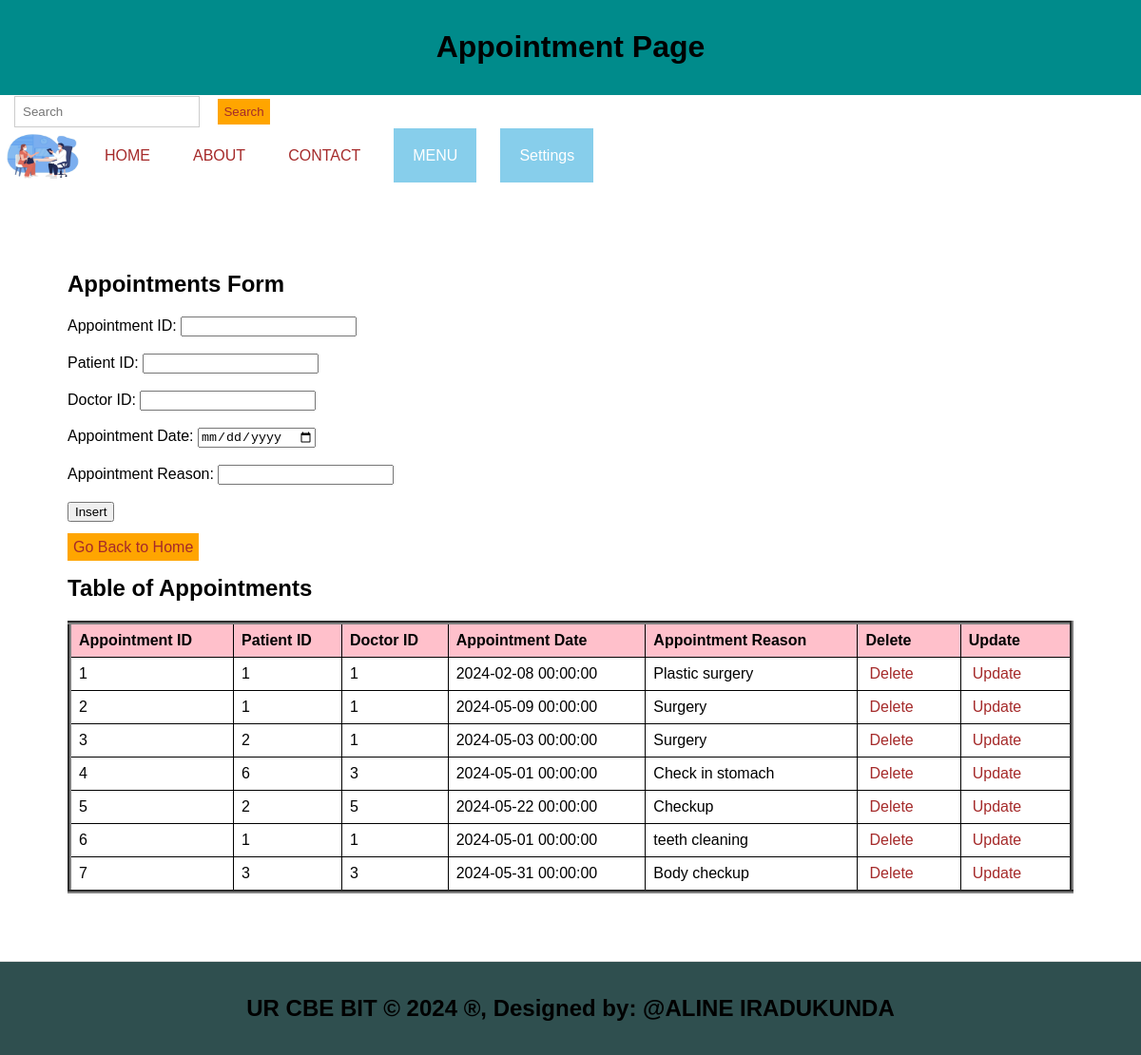
The app's page /Appointment.php with its own data.
### tables this page shows
CREATE TABLE `appointments` (
  `appointment_id` int(11) NOT NULL,
  `patient_id` int(11) DEFAULT NULL,
  `doctor_id` int(11) DEFAULT NULL,
  `appointment_date` datetime DEFAULT NULL,
  `appointment_reason` varchar(255) DEFAULT NULL
);

### Appointment.php (the view, shortened to what this page needs)
<!DOCTYPE html>
<html lang="en">
<head>
  <link rel="stylesheet" type="text/css" href="style.css" title="style 1" media="screen, tv, projection, handheld, print"/>
</head>
<body>
<header><center>
    <h1>Appointment Page</h1></center>
  </header>
  <form class="d-flex" role="search" action="search.php">
      <input class="form-control me-2" type="search" placeholder="Search" aria-label="Search" name="query">
      <button class="btn btn-outline-success" type="submit">Search</button>
    </form>
  <ul>
    <li><img src="./Images/app.jpg" width="90" height="60" alt="Logo"></li>
    <li><a href="./home.html">HOME</a></li>
    <li><a href="./about.html">ABOUT</a></li>
    <li><a href="./contact.html">CONTACT</a></li>
    <li class="dropdown">
      <a href="#" style="padding: 20px; color: white; background-color: skyblue; text-decoration: none;">MENU</a>
    </li>
    <li class="dropdown">
      <a href="#" style="padding: 20px; color: white; background-color: skyblue; text-decoration: none;">Settings</a>
    </li>
  </ul>
<section>
  <h1>Appointments Form</h1>
  <form method="post">
    <label for="aid">Appointment ID:</label>
    <input type="number" id="aid" name="aid"><br><br>
    <label for="pid">Patient ID:</label>
    <input type="number" id="pid" name="pid" required><br><br>
    <label for="did">Doctor ID:</label>
    <input type="number" id="did" name="did" required><br><br>
    <label for="ad">Appointment Date:</label>
    <input type="date" id="ad" name="ad" required><br><br>
    <label for="ar">Appointment Reason:</label>
    <input type="text" id="ar" name="ar" required><br><br>
    <input type="submit" name="add" value="Insert"><br><br>
    <a class="button" href="./home.html">Go Back to Home</a></li>
  </form>
  <h2>Table of Appointments</h2>
  <table border="4">
    <tr>
      <th>Appointment ID</th>
      <th>Patient ID</th>
      <th>Doctor ID</th>
      <th>Appointment Date</th>
      <th>Appointment Reason</th>
      <th>Delete</th>
      <th>Update</th>
    </tr>
    <?php
    include('database_connection.php');
    $sql = "SELECT * FROM appointments";
    $result = $connection->query($sql);
    if ($result->num_rows > 0) {
        while ($row = $result->fetch_assoc()) {
            $aid = $row['appointment_id'];
            echo "<tr>
                <td>" . $row['appointment_id'] . "</td>
                <td>" . $row['patient_id'] . "</td>
                <td>" . $row['doctor_id'] . "</td>
                <td>" . $row['appointment_date'] . "</td>
                <td>" . $row['appointment_reason'] . "</td>
                <td><a style='padding:4px' href='delete_appointment.php?appointment_id=$aid'>Delete</a></td>
                <td><a style='padding:4px' href='update_appointment.php?appointment_id=$aid'>Update</a></td>
            </tr>";
        }
    } else {
        echo "<tr><td colspan='6'>No data found</td></tr>";
    }
    ?>
  </table>
</section>
<footer>
  <center>
    <b><h2>UR CBE BIT &copy; <?php echo date("Y"); ?> &reg;, Designed by: @ALINE IRADUKUNDA</h2></b>
  </center>
</footer>
</body>
</html>

### style.css (style rules this page uses)
body { font-family: Arial, sans-serif; margin: 0; padding: 0; }
.form-control { padding: 8px; margin-left: 4px; border: 1px solid #ccc; }
.btn { padding: 6px; background-color: orange; color: brown; border: none; }
.dropdown { position: relative; display: inline; margin-right: 10px; }
body { font-family: Arial,sans-serif; margin:0; padding:0; }
header { background-color:darkgray; padding: 15px; }
.dropdown { position: right; display:right; direction:rtl; }
section { padding:20px; border-bottom: 1px solid #ddd; }
footer { text-align: center; padding: 15px; background-color:darkgray; }

### Appointment.php (style rules this page uses)
body table { width: 100%; border-collapse: collapse; }
th, td { border: 1px solid black; padding: 8px; text-align: left; }
th { background-color: pink; }
a { padding: 10px; color: white; text-decoration: none; margin-right: 15px; }
a:link { color: brown; }
button.btn { margin-left: 15px; margin-top: 4px; }
input.form-control { margin-left: 15px; padding: 8px; }
section { padding: 71px; border-bottom: 1px solid #ddd; }
footer { text-align: center; padding: 15px; background-color: darkslategrey; }
header { background-color: darkcyan; padding: 10px; text-align: center; }
ul { list-style-type: none; padding: 0; margin: 0; display: flex; align-items: center; }
li { margin-right: 10px; }
li img { vertical-align: middle; }
.dropdown { position: relative; display: inline-block; }
.button { padding: 6px; background-color: orange; color: brown; border: none; }

### records on screen
appointments: appointment_id "1", patient "1", doctor "1", appointment_date "2024-02-08 00:00:00", appointment_reason "Plastic surgery"
appointments: appointment_id "2", patient "1", doctor "1", appointment_date "2024-05-09 00:00:00", appointment_reason "Surgery"
appointments: appointment_id "3", patient "2", doctor "1", appointment_date "2024-05-03 00:00:00", appointment_reason "Surgery"
appointments: appointment_id "4", patient "6", doctor "3", appointment_date "2024-05-01 00:00:00", appointment_reason "Check in stomach"
appointments: appointment_id "5", patient "2", doctor "5", appointment_date "2024-05-22 00:00:00", appointment_reason "Checkup"
appointments: appointment_id "6", patient "1", doctor "1", appointment_date "2024-05-01 00:00:00", appointment_reason "teeth cleaning"
appointments: appointment_id "7", patient "3", doctor "3", appointment_date "2024-05-31 00:00:00", appointment_reason "Body checkup"
